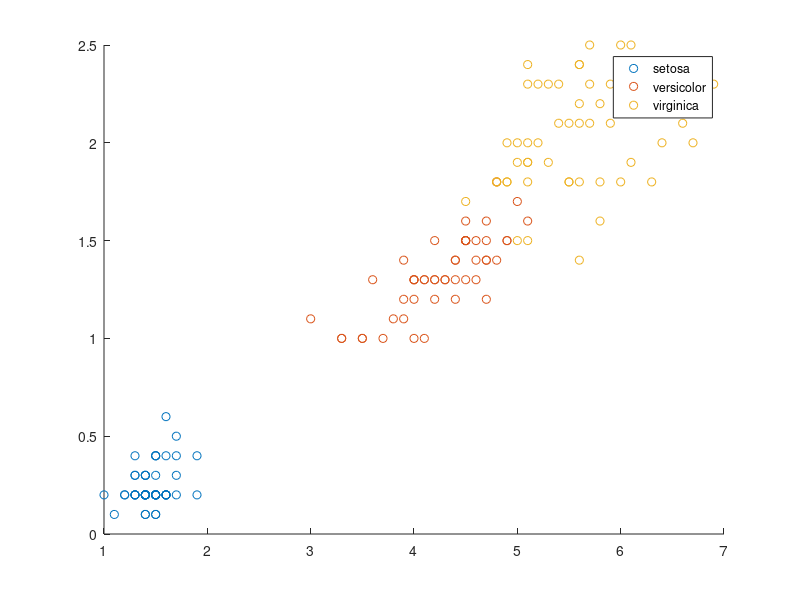

Write MATLAB code to recreate this figure. (Note: this script raises an error after producing the figure.)
clear;clc;close all
%% Find Multiple Class Boundaries Using Binary SVM
% Load Fisher's iris data set. Use the petal lengths and widths.
%%
load fisheriris
X = meas(:,3:4);
Y = species;
%% 
% Examine a scatter plot of the data.
%%
figure
gscatter(X(:,1),X(:,2),Y);
h = gca;lims = [h.XLim h.YLim]; % Extract the x and y axis limits
title('{\bf Scatter Diagram of Iris Measurements}');
xlabel('Petal Length (cm)');ylabel('Petal Width (cm)');
legend('Location','Northwest');hold off; grid on; 
set(gca,'FontSize',20); set(gca,'TickDir','out'); set(gca,'LineWidth',2);
print('-depsc2','SVM-Example2.eps');% save to an eps file
%% 
% There are three classes, one of which is linearly separable from the others.
% 
% For each class:
% 
% # Create a logical vector (|indx|) indicating whether an observation is a 
% member of the class.
% # Train an SVM classifier using the predictor data and |indx|.
% # Store the classifier in a cell of a cell array. 
% 
% It is good practice to define the class order.
%%
SVMModels = cell(3,1);
classes = unique(Y);
rng(1); % For reproducibility
for j = 1:numel(classes);
    indx=strcmp(Y,classes(j)); % Create binary classes for each classifier
    SVMModels{j} = fitcsvm(...
        X,indx,'ClassNames',[false true],'Standardize',true,...
        'KernelFunction','rbf','BoxConstraint',1);
end
%% 
% |SVMModels| is a 3-by-1 cell array, with each cell containing a |ClassificationSVM| 
% classifier. For each cell, the positive class is setosa, versicolor, and virginica, 
% respectively.
% 
% Define a fine grid within the plot, and treat the coordinates as new observations 
% from the distribution of the training data. Estimate the score of the new observations 
% using each classifier.
%%
d = 0.02;
[x1Grid,x2Grid] = meshgrid(min(X(:,1)):d:max(X(:,1)),...
    min(X(:,2)):d:max(X(:,2)));
xGrid = [x1Grid(:),x2Grid(:)];
N = size(xGrid,1);
Scores = zeros(N,numel(classes));
for j = 1:numel(classes);
    [~,score]=predict(SVMModels{j},xGrid);
    Scores(:,j)=score(:,2); % Second column contains positive-class scores
end
%% 
% Each row of |Scores| contains three scores. The index of the element with 
% the largest score is the index of the class to which the new class observation 
% most likely belongs.
% 
% Associate each new observation with the classifier that gives it the maximum 
% score. 
%%
[~,maxScore] = max(Scores,[],2);
%% 
% Color in the regions of the plot based on which class the corresponding 
% new observation belongs.
%%
figure
% plot the region grid
h(1:3) = gscatter(xGrid(:,1),xGrid(:,2),maxScore,...
    [0.1 0.5 0.5; 0.5 0.1 0.5; 0.5 0.5 0.1],'.',30);
hold on
% overlay the data points
h(4:6) = gscatter(X(:,1),X(:,2),Y);
set(gca,'FontSize',18); set(gca,'TickDir','out'); set(gca,'LineWidth',2);
xlabel('Petal Length (cm)','FontSize',30);
ylabel('Petal Width (cm)','FontSize',30);
title('{\bf Iris Classification Regions}','FontSize',30);
legend(h,{'setosa region','versicolor region','virginica region',...
    'observed setosa','observed versicolor','observed virginica'},...
    'Location','Northwest','FontSize',14);
axis tight;hold off; grid on; 
print('-depsc2','SVM-Example2-region.eps');% save to an eps file